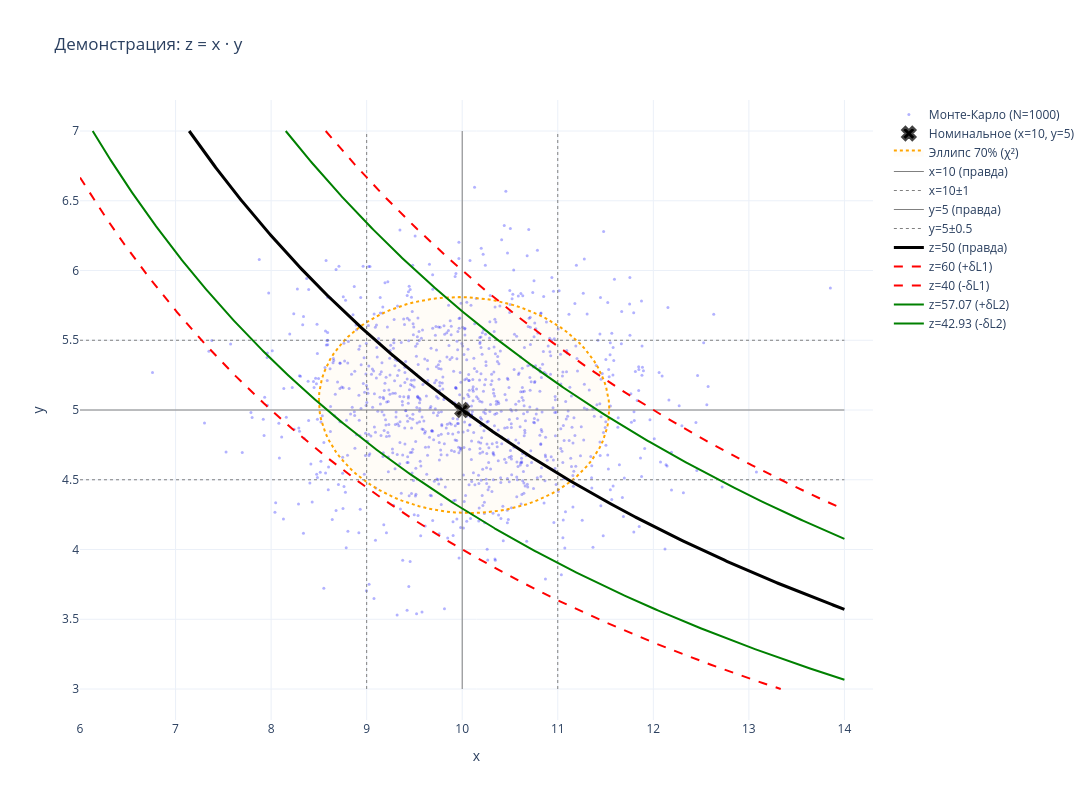

The code cell stored with this chart in its notebook:
### Code cell
# Визуализация
fig = demo.visualize_2d(
    analytical_result=analytical,  # Передаём аналитические результаты для линий уровня
    title='Демонстрация: z = x · y'
)
fig.show()

### Figure 1 — Plotly figure (JSON) as saved in the notebook; plotly's stock layout.template omitted (floating-point values rounded to 4 significant figures; data arrays with more than 128 entries replaced by an {"elided": "..."} marker saying what was removed)
{"data": [{"hovertemplate": "x: %{x:.3f}<br>y: %{y:.3f}<extra></extra>", "marker": {"color": "blue", "opacity": 0.3, "size": 3}, "mode": "markers", "name": "Монте-Карло (N=1000)", "type": "scatter", "x": {"elided": "1000 float values"}, "y": {"elided": "1000 float values"}}, {"hovertemplate": "x: %{x:.3f}<br>y: %{y:.3f}<extra></extra>", "marker": {"color": "black", "line": {"width": 2}, "size": 12, "symbol": "x"}, "mode": "markers", "name": "Номинальное (x=10, y=5)", "type": "scatter", "x": [10], "y": [5]}, {"fill": "toself", "fillcolor": "rgba(255,165,0,0.03)", "hoverinfo": "skip", "line": {"color": "orange", "dash": "dot", "width": 2}, "mode": "lines", "name": "Эллипс 70% (χ²)", "type": "scatter", "x": [8.5, 8.502, 8.509, 8.523, 8.543, 8.569, 8.601, 8.638, 8.681, 8.73, 8.783, 8.842, 8.905, 8.973, 9.045, 9.121, 9.2, 9.283, 9.369, 9.457, 9.548, 9.64, 9.734, 9.83, 9.926, 10.02, 10.12, 10.21, 10.31, 10.4, 10.5, 10.59, 10.67, 10.76, 10.84, 10.92, 11.0, 11.07, 11.14, 11.2, 11.26, 11.31, 11.36, 11.4, 11.44, 11.47, 11.5, 11.52, 11.53, 11.54, 11.54, 11.53, 11.52, 11.51, 11.48, 11.45, 11.42, 11.38, 11.33, 11.28, 11.23, 11.17, 11.1, 11.03, 10.96, 10.88, 10.8, 10.71, 10.63, 10.54, 10.44, 10.35, 10.26, 10.16, 10.06, 9.968, 9.872, 9.777, 9.682, 9.589, 9.497, 9.408, 9.321, 9.237, 9.155, 9.078, 9.004, 8.935, 8.869, 8.809, 8.753, 8.702, 8.657, 8.617, 8.583, 8.554, 8.531, 8.515, 8.504, 8.5], "y": [5.078, 5.029, 4.979, 4.931, 4.882, 4.834, 4.787, 4.741, 4.697, 4.653, 4.611, 4.571, 4.533, 4.496, 4.462, 4.43, 4.401, 4.374, 4.35, 4.329, 4.31, 4.294, 4.282, 4.272, 4.266, 4.262, 4.262, 4.265, 4.27, 4.279, 4.291, 4.306, 4.324, 4.345, 4.369, 4.395, 4.424, 4.455, 4.489, 4.525, 4.562, 4.602, 4.644, 4.687, 4.731, 4.777, 4.824, 4.872, 4.92, 4.969, 5.018, 5.067, 5.116, 5.165, 5.213, 5.26, 5.307, 5.352, 5.396, 5.439, 5.48, 5.519, 5.557, 5.592, 5.625, 5.655, 5.684, 5.709, 5.732, 5.752, 5.769, 5.783, 5.794, 5.802, 5.807, 5.809, 5.808, 5.804, 5.796, 5.786, 5.772, 5.756, 5.736, 5.714, 5.689, 5.662, 5.632, 5.599, 5.564, 5.528, 5.489, 5.448, 5.406, 5.362, 5.317, 5.27, 5.223, 5.175, 5.127, 5.078]}, {"hoverinfo": "skip", "line": {"color": "gray", "dash": "solid", "width": 1}, "mode": "lines", "name": "x=10 (правда)", "showlegend": true, "type": "scatter", "x": [10, 10], "y": [3, 7]}, {"hoverinfo": "skip", "line": {"color": "gray", "dash": "dot", "width": 1}, "mode": "lines", "name": "x=10±1", "showlegend": true, "type": "scatter", "x": [11, 11], "y": [3, 7]}, {"hoverinfo": "skip", "line": {"color": "gray", "dash": "dot", "width": 1}, "mode": "lines", "name": "", "showlegend": false, "type": "scatter", "x": [9, 9], "y": [3, 7]}, {"hoverinfo": "skip", "line": {"color": "gray", "dash": "solid", "width": 1}, "mode": "lines", "name": "y=5 (правда)", "showlegend": true, "type": "scatter", "x": [6, 14], "y": [5, 5]}, {"hoverinfo": "skip", "line": {"color": "gray", "dash": "dot", "width": 1}, "mode": "lines", "name": "y=5±0.5", "showlegend": true, "type": "scatter", "x": [6, 14], "y": [5.5, 5.5]}, {"hoverinfo": "skip", "line": {"color": "gray", "dash": "dot", "width": 1}, "mode": "lines", "name": "", "showlegend": false, "type": "scatter", "x": [6, 14], "y": [4.5, 4.5]}, {"hoverinfo": "skip", "line": {"color": "black", "dash": "solid", "width": 3}, "mode": "lines", "name": "z=50 (правда)", "showlegend": true, "type": "scatter", "x": {"elided": "514 float values"}, "y": {"elided": "514 float values"}}, {"hoverinfo": "skip", "line": {"color": "red", "dash": "dash", "width": 2}, "mode": "lines", "name": "z=60 (+δL1)", "showlegend": true, "type": "scatter", "x": {"elided": "406 float values"}, "y": {"elided": "406 float values"}}, {"hoverinfo": "skip", "line": {"color": "red", "dash": "dash", "width": 2}, "mode": "lines", "name": "z=40 (-δL1)", "showlegend": true, "type": "scatter", "x": {"elided": "550 float values"}, "y": {"elided": "550 float values"}}, {"hoverinfo": "skip", "line": {"color": "green", "dash": "solid", "width": 2}, "mode": "lines", "name": "z=57.07 (+δL2)", "showlegend": true, "type": "scatter", "x": {"elided": "438 float values"}, "y": {"elided": "438 float values"}}, {"hoverinfo": "skip", "line": {"color": "green", "dash": "solid", "width": 2}, "mode": "lines", "name": "z=42.93 (-δL2)", "showlegend": true, "type": "scatter", "x": {"elided": "590 float values"}, "y": {"elided": "590 float values"}}], "layout": {"height": 800, "hovermode": "closest", "showlegend": true, "title": {"text": "Демонстрация: z = x · y"}, "width": 1200, "xaxis": {"title": {"text": "x"}}, "yaxis": {"title": {"text": "y"}}}}
